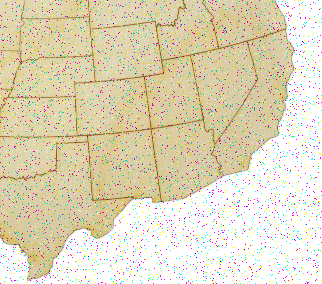
#> input picture cv/noise_augmented_imgs/base0.png, 322 x 284 px; its folder holds only this picture in this run
$ jupyter execute augment_data.ipynb
#> lines starting #> are read from the running program, lines starting #| are printed output that depends on the picture
#> the answer given: noise_augmented_imgs
#> further down, img is the input picture: shape (284, 322, 3); mean B, G, R 189.1, 216.3, 225
[cell 1]
import cv2
import numpy as np
import os
from tqdm import tqdm
import random
from skimage.util import random_noise

def noise_Guassian(img):
    img = random_noise(img, mode='gaussian', mean=0, var=0.01, clip=True)
    img = (255*img).astype(np.uint8)
    return img
def noise_SP(img):
    img = random_noise(img, mode='s&p', salt_vs_pepper=0.5, clip=True)
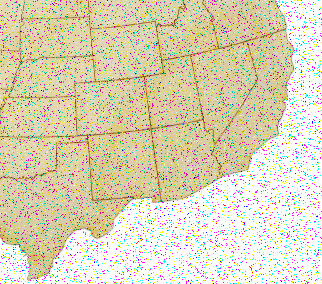
#> img: shape (284, 322, 3) float64; mean of channels 0, 1, 2 0.73, 0.831, 0.863; drawn as B, G, R
    img = (255*img).astype(np.uint8)
    return img
def guass_blur(img):
    kernel = np.ones((3,3),np.float32)/9
    img = cv2.filter2D(img,-1,kernel)
    return img
def random_crop(img):
    h,w,d = img.shape
#> h = 284; w = 322; d = 3
    sx,sy = random.randint(0,h//4), random.randint(0,w//4)
#> sx = 53; sy = 5
    ex,ey = sx + random.randint(h//2,(h//4)*3), sy + random.randint(w//2,(w//4)*3)
#> ex = 228; ey = 231
    img = img[sx:ex,sy:ey]
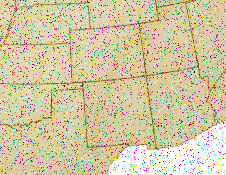
#> img: shape (175, 226, 3); mean of channels 0, 1, 2 164, 200.1, 212; drawn as B, G, R
    return img
def flip(img):
    h,w,d = img.shape
#> h = 175; w = 226; d = 3
    for i in range(h):
        for j in range(w//2):
            img[i][j], img[i][w-j-1] = img[i][w-j-1].copy(), img[i][j].copy()
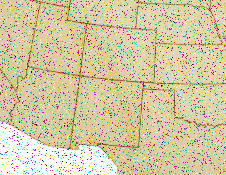
#> img: shape (175, 226, 3); mean of channels 0, 1, 2 164, 200.1, 212; drawn as B, G, R
    return img

[cell 2]
def noise_augment(img,crop=True,canflip=True,blur=True):
    if (random.random() < 0.5):
        img = noise_Guassian(img)
    else:
        img = noise_SP(img)
    if crop:
        img = random_crop(img)
    if (random.random()<0.5 and canflip):
        img = flip(img)
    if (random.random()<0.5 and blur):
        img = guass_blur(img)
    return img

if __name__=="__main__":
    path = input("Image directory path:")
    newpath = os.path.join(path,"noise_augmented_imgs")
    if not os.path.exists(newpath):
        os.makedirs(newpath)
    supported_formats = ["jpg",'png','webp']
    dir_list = os.listdir(path)
    for i in tqdm(range(len(dir_list))):
        f = dir_list[i]
        if f.split(".")[-1] in supported_formats:
            img = cv2.imread(os.path.join(path,f))
            img = noise_augment(img)
            cv2.imwrite(os.path.join(newpath,f),img)

$ run again, on cv/noise_augmented_imgs/base22.png
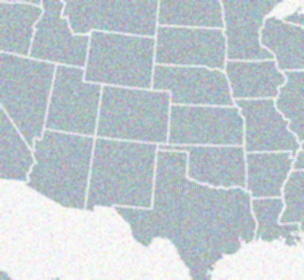
#> input picture cv/noise_augmented_imgs/base22.png, 304 x 280 px
#> img is the input picture: shape (280, 304, 3); mean B, G, R 205.9, 200.1, 189.9
#> in random_crop, `img = img[sx:ex,sy:ey]`:
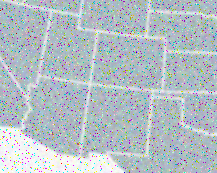
#> img: shape (173, 217, 3); mean of channels 0, 1, 2 196.8, 190.7, 179.7; drawn as B, G, R
#> after the loop in flip, `for i in range(h):`:
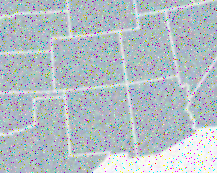
#> img: shape (173, 217, 3); mean of channels 0, 1, 2 196.8, 190.7, 179.7; drawn as B, G, R

$ run again, on cv/noise_augmented_imgs/bleh.png
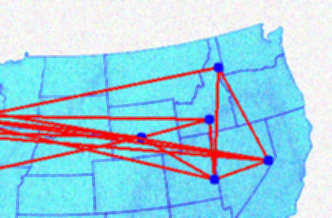
#> input picture cv/noise_augmented_imgs/bleh.png, 332 x 218 px
#> img is the input picture: shape (218, 332, 3); mean B, G, R 225.6, 208.6, 157.2
#> in random_crop, `img = img[sx:ex,sy:ey]`:
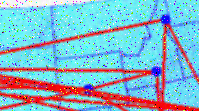
#> img: shape (111, 199, 3); mean of channels 0, 1, 2 199.7, 181.7, 133.9; drawn as B, G, R
#> in guass_blur, `img = cv2.filter2D(img,-1,kernel)`:
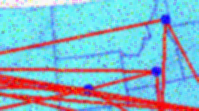
#> img: shape (111, 199, 3); mean of channels 0, 1, 2 199.7, 181.6, 133.9; drawn as B, G, R

$ run again, on cv/noise_augmented_imgs/blehh.png
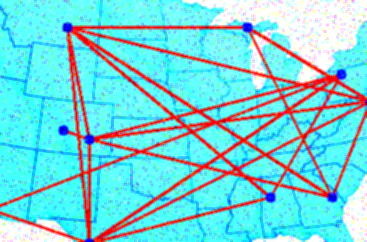
#> input picture cv/noise_augmented_imgs/blehh.png, 367 x 242 px
#> img is the input picture: shape (242, 367, 3); mean B, G, R 218.6, 213, 121.7
#> in random_crop, `img = img[sx:ex,sy:ey]`:
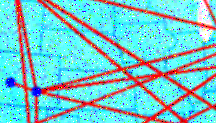
#> img: shape (123, 216, 3); mean of channels 0, 1, 2 203.5, 198.5, 119.6; drawn as B, G, R
#> in guass_blur, `img = cv2.filter2D(img,-1,kernel)`:
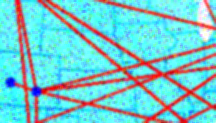
#> img: shape (123, 216, 3); mean of channels 0, 1, 2 203.6, 198.5, 119.6; drawn as B, G, R

$ run again, on cv/noise_augmented_imgs/base1.png
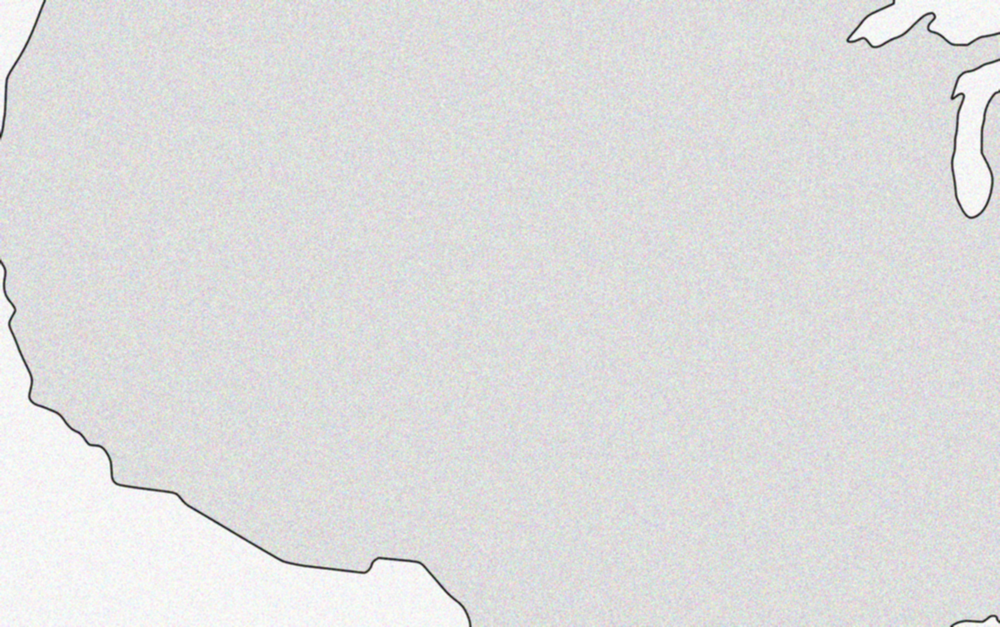
#> input picture cv/noise_augmented_imgs/base1.png, 1000 x 627 px, shrunk from 1300 x 815 before the run
#> img is the input picture: shape (627, 1000, 3); mean B, G, R 221.9, 221.9, 221.9
#> in random_crop, `img = img[sx:ex,sy:ey]`:
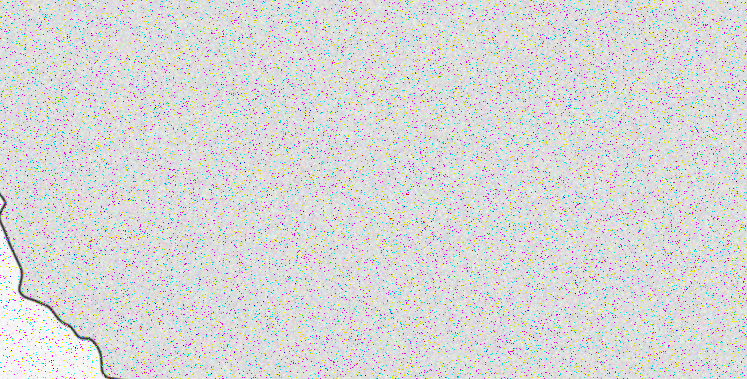
#> img: shape (379, 747, 3); mean of channels 0, 1, 2 215.9, 216, 215.9; drawn as B, G, R
#> in guass_blur, `img = cv2.filter2D(img,-1,kernel)`:
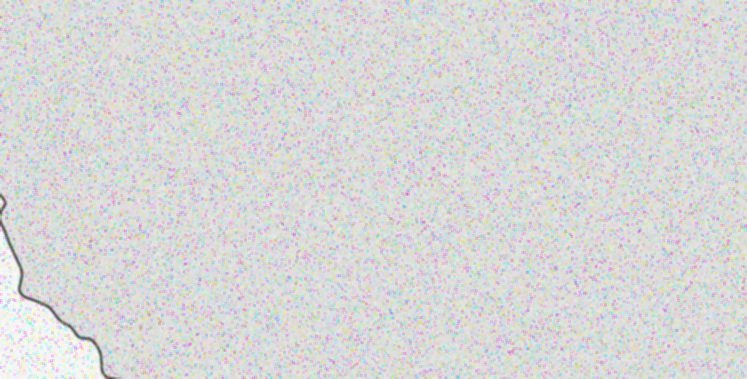
#> img: shape (379, 747, 3); mean of channels 0, 1, 2 215.9, 216, 215.9; drawn as B, G, R
